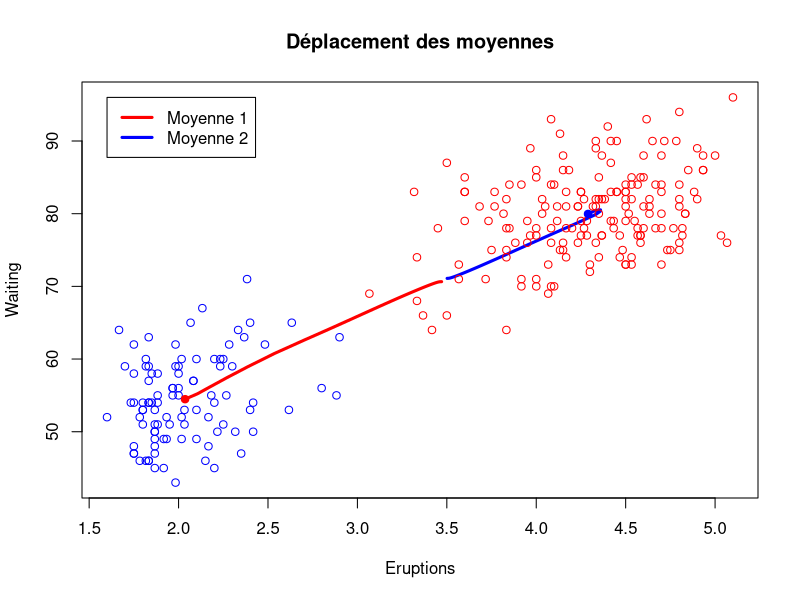
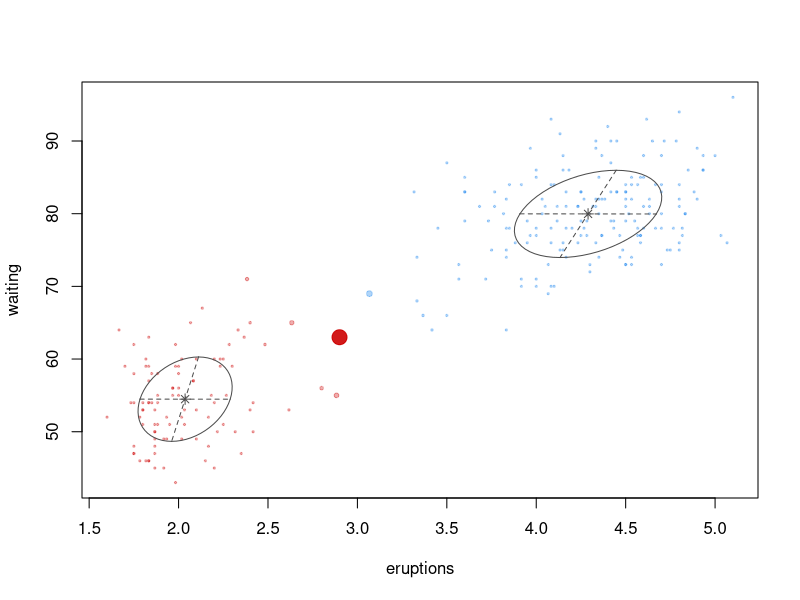
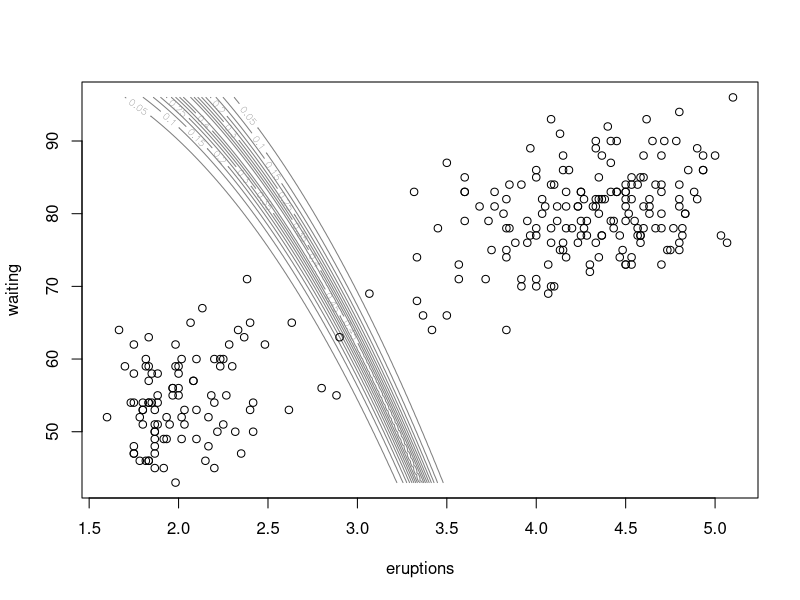

Reproduce these figures in R, in order.
# Chargement de la librairie mclust
library(mclust)
#
# n est le nombre de lignes (éruptions) dans les données ’Old Faithful’
n <- length(faithful[, 1])
#
# partition initiale aléatoire
set.seed(0)
z.init <- rep(1, n)
n2 <- rbinom(n = 1, size = n, prob = 0.5)
s2 <- sample(1:n, size = n2)
z.init[s2] <- 2
#
# Déroulement de l’algorithme EM étape par étape
# Initialisation de EM (50 itérations et 2 classes)
itmax <- 50
G <- 2
zmat <- matrix(rep(0, n * G), ncol = G)
for (g in (1:G)) {
  zmat[, g] <- z.init == g
}
#
# Quelle information contient ’zmat’ ?
#
# Un vecteur est simplement une liste d’éléments du même type
mstep.out <- vector("list", itmax)
estep.out <- vector("list", itmax)

# Itérations de l’algorithme EM
for (iter in 1:itmax) {
  #étape M (maximisation)
  mstep.tmp <- mstep(modelName = "VVV", data = faithful, z = zmat)
  mstep.out[[iter]] <- mstep.tmp
  #
  # Quelle information est donnée par ’mstep.tmp’ ?
  # (Indiquer et décrire ses composants)
  #
  #étape (Estimation)
  estep.tmp <- estep(
    modelName = "VVV",
    data = faithful,
    parameters = mstep.tmp$parameters
  )
  estep.out[[iter]] <- estep.tmp
  zmat <- estep.tmp$z
  #
  # Quelle information est donnée par ’step.tmp’ ?
  # (Indiquer et décrire ses composants)
  #
}

# Extraction de la partition
#
EMclass <- rep(NA, n)
for (i in 1:n) {
  zmati <- zmat[i, ]
  #
  # Que contient ’zmati’ ?
  #
  zmat.max <- zmati == max(zmati)
  #
  # Quelle information est donnée par ’zmat.max’ ?
  #
  zmat.argmax <- (1:G)[zmat.max]
  EMclass[i] <- min(zmat.argmax)
  #
  # Quelle information est donnée par ’zmat.argmax’ ?
  # A quoi sert l’instruction ’EMclass[i] <- min(zmat.argmax)’ ?
  #
}

# Graphe indiquant la position des centres mu1 et mu2 des classes
# On commence par extraire les estimations de mu_{g,d} à chaque itération
d <- length(faithful[1, ]) # dimension des données
mu1 <- matrix(rep(NA, itmax * d), ncol = 2)
mu2 <- matrix(rep(NA, itmax * d), ncol = 2)
for (iter in (1:itmax)) {
  mu1[iter, ] <- estep.out[[iter]]$parameters$mean[, 1]
  mu2[iter, ] <- estep.out[[iter]]$parameters$mean[, 2]
}
# Afficher les coordonnées des 2 centres à l’itération 1,
# puis leurs coordonnées à l’itération 50. Commenter.
#
# Représentation du déplacement des centres mu1 et mu2
#
plot(
  faithful,
  type = "n",
  xlab = "Eruptions",
  ylab = "Waiting",
  main = "Déplacement des moyennes"
)
y1 <- faithful[EMclass == 2, ]
y2 <- faithful[EMclass == 1, ]

# Que contiennent y1 et y2 ?
# y1 contient les observations classées dans la classe 2
# y2 contient les observations classées dans la classe 1
#
lines(mu1[, 1], mu1[, 2], type = "l", lwd = 3, col = "red")
lines(mu2[, 1], mu2[, 2], type = "l", lwd = 3, col = "blue")
points(y1, col = "red", pch = 1)
points(y2, col = "blue", pch = 1)
points(mu1[itmax, 1], mu1[itmax, 2], col = "red", pch = 19)
points(mu2[itmax, 1], mu2[itmax, 2], col = "blue", pch = 19)
legend(
  x = min(faithful[, 1]),
  y = max(faithful[, 2]),
  legend = c("Moyenne 1", "Moyenne 2"),
  col = c("red", "blue"),
  lty = c(1, 1),
  lwd = c(3, 3)
)

# Loading the mclust library
library(mclust)
data(faithful)
# Clustering avec Mclust
faithful.Mclust2 <- Mclust(faithful, model = "VVV", G = 2)
#
# Affichage de l’incertitude sur les affectations
#
plot(faithful.Mclust2, what = "uncertainty")
surfacePlot(
  faithful,
  faithful.Mclust2$parameters,
  type = "contour",
  what = "uncertainty"
)
points(faithful)
